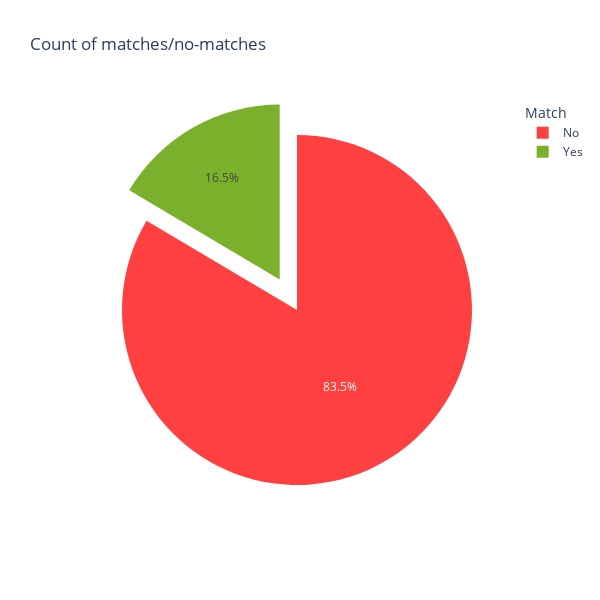

The code cell stored with this chart in its notebook:
### Code cell
# so, what is match percent???

print(data['match'].value_counts()*100/len(data))

fig = go.Figure(data=[
    go.Pie(values= data['match'].value_counts(), 
           labels= ['No', 'Yes'],
           pull=[0, 0.20], 
           marker_colors= ['#FF4040', '#7AB02C'])
])

fig.update_layout(height = 600, width= 600,legend_title_text='Match', title=f"Count of matches/no-matches")

### Figure 1 — Plotly figure (JSON) as saved in the notebook; plotly's stock layout.template omitted (floating-point values rounded to 4 significant figures)
{"data": [{"labels": ["No", "Yes"], "marker": {"colors": ["#FF4040", "#7AB02C"]}, "pull": [0, 0.2], "type": "pie", "values": [6998, 1380]}], "layout": {"height": 600, "legend": {"title": {"text": "Match"}}, "title": {"text": "Count of matches/no-matches"}, "width": 600}}
